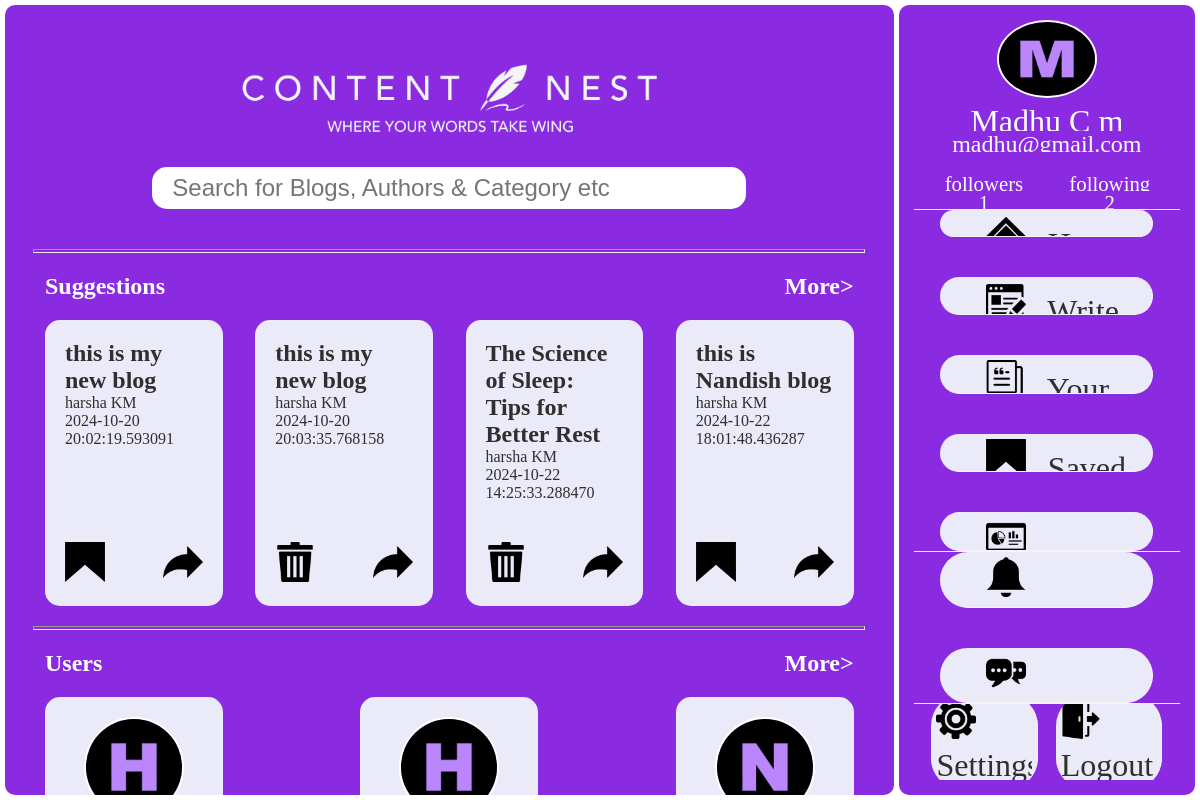
Page /home (signed in) on the committed database.
### models.py (models this page shows)
class Blog(db.Model):
    blog_id = db.Column(db.Integer, primary_key=True)
    author_id = db.Column(db.String(200), db.ForeignKey('user.id'), nullable=False)
    author_name = db.Column(db.String(200), nullable=False)
    blog_title = db.Column(db.String(200), nullable=False)
    blog_content = db.Column(db.Text, nullable=False)
    date_posted = db.Column(db.DateTime, nullable=False, default=datetime.utcnow)
    comments = db.relationship('Comment', back_populates='blog', lazy=True)
    likes = db.relationship('Like', back_populates='blog', lazy=True)

class User(db.Model):
    id = db.Column(db.Integer, primary_key=True)
    user_fname = db.Column(db.String(100), nullable=False)
    user_lname = db.Column(db.String(100), nullable=False)
    user_mob_no = db.Column(db.String(100), nullable=False)
    user_email = db.Column(db.String(100), nullable=False, unique=True)
    user_password = db.Column(db.String(100), nullable=False)
    blogs = db.relationship('Blog', backref='author', lazy=True)
    comments = db.relationship('Comment', back_populates='user', lazy=True)
    followed = db.relationship('Follower', foreign_keys=[Follower.user_id], backref='user_following')
    followers = db.relationship('Follower', foreign_keys=[Follower.follower_id], backref='user_followed_by')
    notifications = db.relationship('Notification', backref='notified_user', lazy=True)  # Uncommented and renamed backref

### routes/misc_routes.py (the view)
@app.route('/home')
def home():
    if 'user_id' not in session:
        flash('Please login first', 'danger')
        return redirect(url_for('login'))
    users = User.query.limit(4).all()
    blogs = Blog.query.limit(4).all()
    saved_blogs = SavedBlog.query.filter_by(user_id=session['user_id']).all()
    saved_blog_ids = []
    for saved_blog in saved_blogs:
        saved_blog_ids.append(saved_blog.blog_id)
    follows = Follower.query.filter_by(follower_id=session['user_id']).all()
    followings_ids =[]
    for following in follows:
        followings_ids.append(following.user_id)
    return render_template('home.html',blogs=blogs,users=users, following_ids=followings_ids,saved_blog_ids=saved_blog_ids)

### templates/home.html (shortened to what this page needs)
{% extends 'base.html'%}
{% block content %}
<link rel="stylesheet" href="../static/css/style.css">
<div class="full_page">
    <div class="content_area">
        <div class="searhbar_and_suggestions">
            <img class="logo" src="../static/img/logo_content_nest.png" alt="">
            <input class="searchbar" type="text" placeholder="Search for Blogs, Authors & Category etc">
        </div>
        <hr>
        <div class="main_row">
            <div class="row_title">
                <h2>Suggestions</h2>
                <a href="suggest_more"><h2>More></h2></a>
            </div>
            <div class="row_content">
                {% if blogs %}
                    {% for blog in blogs %}
                        <div class="blog">
                            <a href="{{ url_for('view_blog', blog_id=blog.blog_id) }}">
                                <h2>{{ blog.blog_title }}</h2>
                                <p>{{ blog.author_name }}</p>
                                <p>{{ blog.date_posted }}</p>
                            </a>
                            <div class="save_share">
                                {% if blog.blog_id in saved_blog_ids %}
                                    <a href="{{ url_for('delete_saved_blog', blog_id=blog.blog_id, from_addr='home') }}">
                                        <img class="icon" src="../static/img/delete.png" alt="">
                                    </a>
                                {% else %}
                                    <a href="{{ url_for('save_blog', blog_id=blog.blog_id, from_addr='home') }}">
                                        <img class="icon" src="{{ url_for('static', filename='img/saved.png') }}" alt="">
                                    </a>
                                {% endif %}
                                <a href="/share_blog/{{ blog.blog_id }}">
                                    <img class="icon" src="../static/img/share.png" alt="">
                                </a>
                            </div>
                        </div>
                    {% endfor %}
                {% endif %}
            </div>
        </div>
        <hr>
        <div class="main_row">
            <div class="row_title">
                <h2>Users</h2>
                <a href="/all_users"><h2>More></h2></a>
            </div>
            <div class="row_content">
                {% if users %}
                    {% for user in users %}
                        {% if user.id != session['user_id'] %}
                            <div class="blog">
                                <a href="{{ url_for('view_user', user_id=user.id) }}" class="user_info">
                                    <img class="profile_img" src="../static/img/profil_img/{{ user.user_fname[0].lower() }}.png" alt="">
                                </a>
                            </div>
                        {% endif %}
                    {% endfor %}
                {% endif %}
            </div>
        </div>
    </div>
    {% include '_side_bar.html' %}
</div>
{% endblock %}

### templates/base.html (shortened to what this page needs)
<!DOCTYPE html>
<html lang="en">
<head>
</head>
<body>
    {% block content %}
    {% endblock%}
</body>
</html>

### templates/_side_bar.html (shortened to what this page needs)
{% block side_bar %}
    <link rel="stylesheet" href="../static/css/style.css">
    <div class="sidebar">
        <div class="profile">
            <img class="profile_img" src="../static/img/profil_img/{{ session['user_fname'][0].lower() }}.png" alt="">
            <p class="profile_name">{{ session['user_fname'] }} {{ session['user_lname'] }}</p>
            <p class="profile_email">{{ session['user_email']}} </p>
            <div class="follow_data">
                <a href="/followed_by"><p class="flo">followers </p></a>
                <a href="/following"><p class="flo">following</p></a>
                <a href="/followed_by"><p class="flo">{{ session['followers_count'] }}</p></a>
                <a href="/following"><p class="flo">{{ session['following_count'] }}</p></a>
            </div>
        </div>
        <div class="blog_edits">
            <div class="side_bar_links">
                <a href="{{ url_for('home')}}">
                    <img class="side_bar_img" src="../static/img/home.png" alt="">
                    <span>Home</span>
                </a>
            </div>
            <div class="side_bar_links">
                <a href="{{ url_for('write_blog')}}">
                    <img class="side_bar_img" src="../static/img/write_blog.png" alt="">
                    <span>Write Blog</span>
                </a>
            </div>
            <div class="side_bar_links">
                <a href="{{ url_for('your_blogs')}}">
                    <img class="side_bar_img" src="../static/img/your_blogs.png" alt="">
                    <span>Your Blogs</span>
                </a>
            </div>
            <div class="side_bar_links">
                <a href="{{ url_for('saved_blogs')}}">
                    <img class="side_bar_img" src="../static/img/saved.png" alt="">
                    <span>Saved Blogs</span>
                </a>
            </div>
            <div class="side_bar_links">
                <a href="{{ url_for('analysis')}}">
                    <img class="side_bar_img" src="../static/img/analytics.png" alt="">
                </a>
            </div>
        </div>
        <div class="notifications_and_messages">
            <div  class="side_bar_links">
                <a href="{{ url_for('view_notifications')}}">
                    <img class="side_bar_img" src="../static/img/notification.png" alt="">
                    <span>Notifications</span>
                </a>
            </div>
            <div class="side_bar_links">
                <a href="{{ url_for('chat_users')}}">
                    <img class="side_bar_img" src="../static/img/messages.png" alt="">
                    <span>Messages</span>
                </a>
            </div>
        </div>
        <div class="settings_and_logout">
            <div class="settings side_bar_links">
                <a href="{{ url_for('settings')}}">
                    <img class="side_bar_img" src="../static/img/settings.png" alt="">
                    <span>Settings</span>
                </a>
            </div>
            <div class="logout side_bar_links">
                <a href="{{ url_for('logout')}}">
                    <img class="side_bar_img" src="../static/img/logout.png" alt="">
                    <span>Logout</span>
                </a>
            </div>
        </div>
    </div>
{% endblock %}

### static/css/style.css (style rules this page uses)
* { margin: 0; padding: 0; box-sizing: border-box; overflow: hidden; }
:root { --primary-bg: blueviolet; --secondary-bg: #eaeaf9; --accent-color: #bb86fc; --link-highlight: #FF6F61; --text-color: #FFFFFF; --secondary-text-color: #2F2F2F; --scrollbar-track: #D3B1F4; --scrollbar-thumb: #8400ff; --scrollbar-thumb-hover: rgba(155, 50, 253, 0.39); --flash-bg: rgba(197, 145, 245, 0.823); --flash-message-bg: rgba(0, 0, 0, 0.485); }
.full_page { color: var(--text-color); display: flex; gap: 5px; padding: 5px; width: 100vw; height: 100vh; align-items: center; justify-content: center; }
.content_area { position: relative; padding: 40px 20px 20px 20px; width: 75%; height: 100%; background-color: var(--primary-bg); border-radius: 10px; }
a { text-decoration: none; }

### templates/home.html (style rules this page uses)
.searhbar_and_suggestions,.blog,.save_share,.row_title,.row_content { display: flex; justify-content: space-between; }
.searhbar_and_suggestions { flex-direction: column; align-items: center; }
.logo { width: 50%; background-color: transparent; margin: 15px 0px 30px; }
.searchbar { width: 70%; padding: 7px 20px; font-size: 1.5rem; border-radius: 15px; border: none; margin: 0px 0px 40px 0px; }
.main_row { padding: 20px; width: 100%; }
.blog { flex-direction: column; width: 22%; padding: 20px; row-gap: 15px; background-color: var(--secondary-bg); margin: 20px 0px 0px 0px; border-radius: 15px; }
.row_title a { color: var(--text-color); }
.blog a { color: var(--secondary-text-color); }
.icon { width: 40px; height: 40px; }
.save_share { width:100%; justify-content: space-between; margin-top: 25px; }
hr { height: 4px; width: 98%; margin-left: 1%; color: white; }
.profile_img { background-color: #bb86fc; width: 100px; height: 100px; border-radius: 50%; border: 2px solid white; margin-bottom: 5px; }
.user_info { display: flex; flex-direction: column; align-items: center; justify-content: space-between; }
.content_area { position: relative; }

### templates/_side_bar.html (style rules this page uses)
.sidebar { width: 25%; height: 100%; background-color: var(--primary-bg) ; border-radius: 10px; border: none; padding:15px; }
.profile,.blog_edits,.notifications_and_messages,.settings_and_logout,.settings,.logout { width: 100%; display: flex; flex-direction: column; align-items: center; justify-content: center; border-bottom: 1px groove whitesmoke; }
.profile { height: 25%; }
.profile_img { width: 100px; height: 100px; border-radius: 50%; border: 2px solid white; margin-bottom: 5px; }
.profile_name { font-size: 2rem; color: var(--text-color); }
.profile_email { font-size: 1.5rem; margin-bottom: 20px; color: var(--text-color); }
.side_bar_links { font-size: 2rem; width: 80%; padding: 5px; border-radius: 2rem; background-color: var(--secondary-bg); border-bottom: 1px solid whitesmoke; border-right: 1px solid whitesmoke; }
.side_bar_links a { color: var(--secondary-text-color); }
.side_bar_img { width: 40px; height: 40px; margin: 0px 7% 0px 20%; }
.blog_edits,.notifications_and_messages { row-gap: 40px; }
.blog_edits { height: 45% ; }
.notifications_and_messages { height: 20%; }
.settings_and_logout { flex-direction: row ; height: 10%; justify-content: space-evenly; border: none; }
.settings,.logout { flex-direction: row; width: 40%; }
.settings img,.logout img { margin: 0; }
.follow_data { column-gap: 45px; display: grid; grid-template-columns: 1fr 1fr; grid-template-rows: 1fr 1fr; }
.flo { text-align: center; font-size: 1.3rem; color: white; }

### rows in the picture
Blog: blog_title "this is my new blog", author_name "harsha KM", date_posted "2024-10-20 20:02:19.593091"
Blog: blog_title "this is my new blog", author_name "harsha KM", date_posted "2024-10-20 20:03:35.768158"
Blog: blog_title "The Science of Sleep: Tips for Better Rest", author_name "harsha KM", date_posted "2024-10-22 14:25:33.288470"
Blog: blog_title "this is Nandish blog", author_name "harsha KM", date_posted "2024-10-22 18:01:48.436287"
User: shows a picture
User: user_fname "Madhu", user_email "madhu@gmail.com"

### other values in the picture
{{ session['user_lname'] }} "C m"
{{ session['followers_count'] }} "1"
{{ session['following_count'] }} "2"
